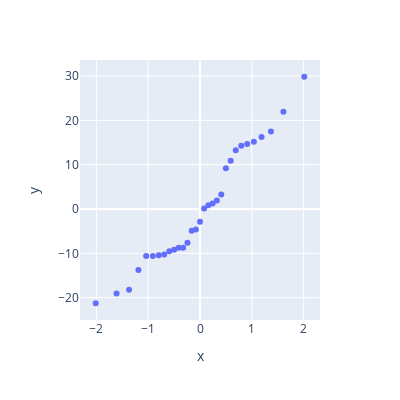

Notebook cell for this chart:
### Markdown cell above
Transform the data to create `qq`.

### Code cell
qq = stats.probplot(pDataframe['residuals'], dist="norm")

px.scatter(x=qq[0][0], y=qq[0][1], width=400, height=400)

#<xml xmlns="https://developers.google.com/blockly/xml"><variables><variable id="$L+9LDClycZtLB0GcP2i">qq</variable><variable id="k#w4n=KvP~*sLy*OW|Jl">px</variable><variable id="w9$,qp)n9OuaqvUawNQA">stats</variable><variable id="CudVpfu+F^ruj_:ZU_(,">pDataframe</variable></variables><block type="variables_set" id="sl)2Q[QQ7ZJ|h(bj{.U/" x="50" y="271"><field name="VAR" id="$L+9LDClycZtLB0GcP2i">qq</field><value name="VALUE"><block type="varDoMethod_Python" id="%^Lye0Nac8rqMLP(,`#D"><field name="VAR" id="w9$,qp)n9OuaqvUawNQA">stats</field><field name="MEMBER">probplot</field><data>stats:probplot</data><value name="INPUT"><block type="lists_create_with" id="8HG}U9o5?Rjn!q1QREz0"><mutation items="2"></mutation><value name="ADD0"><block type="indexer_Python" id="0*irIDY)(4T0PQ.+7NW@"><field name="VAR" id="CudVpfu+F^ruj_:ZU_(,">pDataframe</field><value name="INDEX"><block type="text" id="NR*!(xW^tot#CUV|]`^%"><field name="TEXT">residuals</field></block></value></block></value><value name="ADD1"><block type="dummyOutputCodeBlock_Python" id="b:9v-1TS:Dn)*Frnl^e7"><field name="CODE">dist="norm"</field></block></value></block></value></block></value></block><block type="varDoMethod_Python" id="Wt}*d6WzlOC:HTtW/%hp" x="186" y="373"><field name="VAR" id="k#w4n=KvP~*sLy*OW|Jl">px</field><field name="MEMBER">scatter</field><data>px:scatter</data><value name="INPUT"><block type="lists_create_with" id=")r+zC{([nV6Y}@.SkE4F"><mutation items="4"></mutation><value name="ADD0"><block type="dummyOutputCodeBlock_Python" id="z=QXS3^7z4JYLQmFX$tr"><field name="CODE">x=qq[0][0]</field></block></value><value name="ADD1"><block type="dummyOutputCodeBlock_Python" id="GvbzKjm/5b3k*7[*~g7="><field name="CODE">y=qq[0][1]</field></block></value><value name="ADD2"><block type="dummyOutputCodeBlock_Python" id="$l}w+aBbTm`p`:a|DR7`"><field name="CODE">width=400</field></block></value><value name="ADD3"><block type="dummyOutputCodeBlock_Python" id="4cI2aU`0@VMKfznj0lyt"><field name="CODE">height=400</field></block></value></block></value></block></xml>

### Figure 1 — Plotly figure (JSON) as saved in the notebook; plotly's stock layout.template omitted (floating-point values rounded to 4 significant figures)
{"data": [{"hovertemplate": "x=%{x}<br>y=%{y}<extra></extra>", "legendgroup": "", "marker": {"color": "#636efa", "symbol": "circle"}, "mode": "markers", "name": "", "orientation": "v", "showlegend": false, "type": "scatter", "x": [-2.012, -1.611, -1.369, -1.188, -1.039, -0.9109, -0.7959, -0.6905, -0.5923, -0.4995, -0.4109, -0.3253, -0.2421, -0.1605, -0.08, 0, 0.08, 0.1605, 0.2421, 0.3253, 0.4109, 0.4995, 0.5923, 0.6905, 0.7959, 0.9109, 1.039, 1.188, 1.369, 1.611, 2.012], "xaxis": "x", "y": [-21.27, -19.09, -18.2, -13.74, -10.61, -10.6, -10.43, -10.26, -9.528, -9.171, -8.771, -8.728, -7.598, -4.884, -4.644, -2.894, 0.09258, 0.8625, 1.242, 1.932, 3.246, 9.216, 10.89, 13.25, 14.3, 14.66, 15.16, 16.27, 17.51, 21.96, 29.85], "yaxis": "y"}], "layout": {"height": 400, "legend": {"tracegroupgap": 0}, "margin": {"t": 60}, "width": 400, "xaxis": {"anchor": "y", "autorange": true, "domain": [0, 1], "range": [-2.316, 2.316], "title": {"text": "x"}, "type": "linear"}, "yaxis": {"anchor": "x", "autorange": true, "domain": [0, 1], "range": [-25.06, 33.63], "title": {"text": "y"}, "type": "linear"}}}
